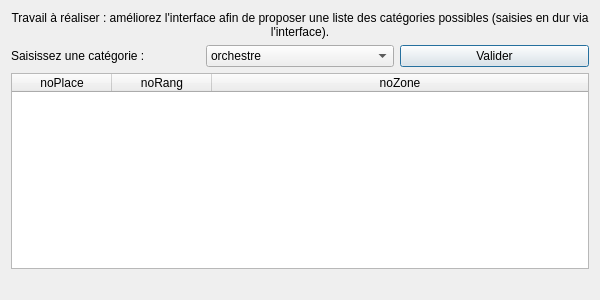
<?xml version="1.0" encoding="UTF-8"?>
<ui version="4.0">
 <class>fct_comp_1</class>
 <widget class="QDialog" name="fct_comp_1">
  <property name="geometry">
   <rect>
    <x>0</x>
    <y>0</y>
    <width>600</width>
    <height>300</height>
   </rect>
  </property>
  <property name="windowTitle">
   <string>Liste des places d'une catégorie (version 1)</string>
  </property>
  <property name="windowOpacity">
   <double>9.000000000000000</double>
  </property>
  <layout class="QVBoxLayout" name="verticalLayout">
   <item>
    <widget class="QLabel" name="label">
     <property name="text">
      <string>Travail à réaliser : améliorez l'interface afin de proposer une liste des catégories possibles (saisies en dur via l'interface).</string>
     </property>
     <property name="alignment">
      <set>Qt::AlignCenter</set>
     </property>
     <property name="wordWrap">
      <bool>true</bool>
     </property>
    </widget>
   </item>
   <item>
    <layout class="QHBoxLayout" name="horizontalLayout">
     <item>
      <widget class="QLabel" name="label_3">
       <property name="text">
        <string>Saisissez une catégorie :</string>
       </property>
      </widget>
     </item>
     <item>
      <widget class="QComboBox" name="comboBox">
       <item>
        <property name="text">
         <string>orchestre</string>
        </property>
       </item>
       <item>
        <property name="text">
         <string>balcon</string>
        </property>
       </item>
       <item>
        <property name="text">
         <string>poulailler</string>
        </property>
       </item>
      </widget>
     </item>
     <item>
      <widget class="QPushButton" name="pushButton_fct_comp_1">
       <property name="text">
        <string>Valider</string>
       </property>
      </widget>
     </item>
    </layout>
   </item>
   <item>
    <widget class="QTableWidget" name="table_fct_comp_1">
     <attribute name="horizontalHeaderMinimumSectionSize">
      <number>50</number>
     </attribute>
     <attribute name="horizontalHeaderStretchLastSection">
      <bool>true</bool>
     </attribute>
     <attribute name="verticalHeaderVisible">
      <bool>false</bool>
     </attribute>
     <column>
      <property name="text">
       <string>noPlace</string>
      </property>
     </column>
     <column>
      <property name="text">
       <string>noRang</string>
      </property>
     </column>
     <column>
      <property name="text">
       <string>noZone</string>
      </property>
     </column>
    </widget>
   </item>
   <item>
    <widget class="QLabel" name="label_fct_comp_1">
     <property name="text">
      <string/>
     </property>
     <property name="alignment">
      <set>Qt::AlignCenter</set>
     </property>
    </widget>
   </item>
  </layout>
 </widget>
 <resources/>
 <connections>
  <connection>
   <sender>pushButton_fct_comp_1</sender>
   <signal>clicked()</signal>
   <receiver>fct_comp_1</receiver>
   <slot>refreshResult()</slot>
   <hints>
    <hint type="sourcelabel">
     <x>351</x>
     <y>51</y>
    </hint>
    <hint type="destinationlabel">
     <x>444</x>
     <y>134</y>
    </hint>
   </hints>
  </connection>
 </connections>
 <slots>
  <slot>refreshResult()</slot>
 </slots>
</ui>
